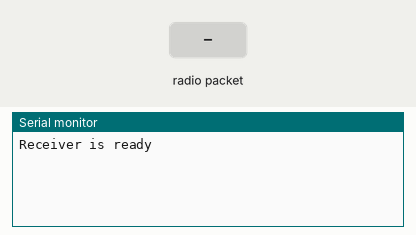
Bench run of a sketch on a simulated Arduino Uno, built with avr-gcc and run on an emulated ATmega328P. Parts: the last lines printed to the serial monitor. Inputs (shaded band) come from the test bench. No radio packets arrive unless stated.

Above: at 1.2 s.
1.3 s: radio packet "1" arrives
At 2.5 s:
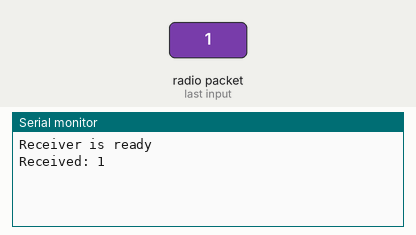
2.8 s: radio packet "0" arrives
At 3.8 s:
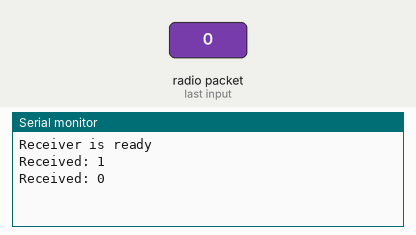
4.3 s: radio packet "2" arrives
At 4.9 s:
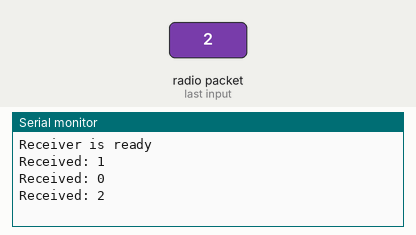

The sketch:

RF_Receive.ino
```cpp
/* Data terminal of receiver is connected to digital pin 11 of arduino
uno. Data received will be displayed in the serial monitor*/
#include <VirtualWire.h>

byte message[VW_MAX_MESSAGE_LEN]; // a buffer to store the incoming messages
byte messageLength = VW_MAX_MESSAGE_LEN; // the size of the message
void setup()
{
  Serial.begin(9600);
  Serial.println("Receiver is ready");
  // Initialize the IO and ISR
  vw_setup(2000); // Bits per sec
  vw_rx_start(); // Start the receiver
}
void loop()
{
  if (vw_get_message(message, &messageLength)) // Non-blocking
  {
    Serial.print("Received: ");
    for (int i = 0; i < messageLength; i++)
    {
      Serial.write(message[i]);
    }
    Serial.println();
  }
}
```

Measured:
- after the input at 1.3 s, the serial monitor: prints a new line at once (image 1)
- after the input at 2.8 s, the serial monitor: prints a new line at once (image 2)
- after the input at 4.3 s, the serial monitor: prints a new line at once (image 3)
